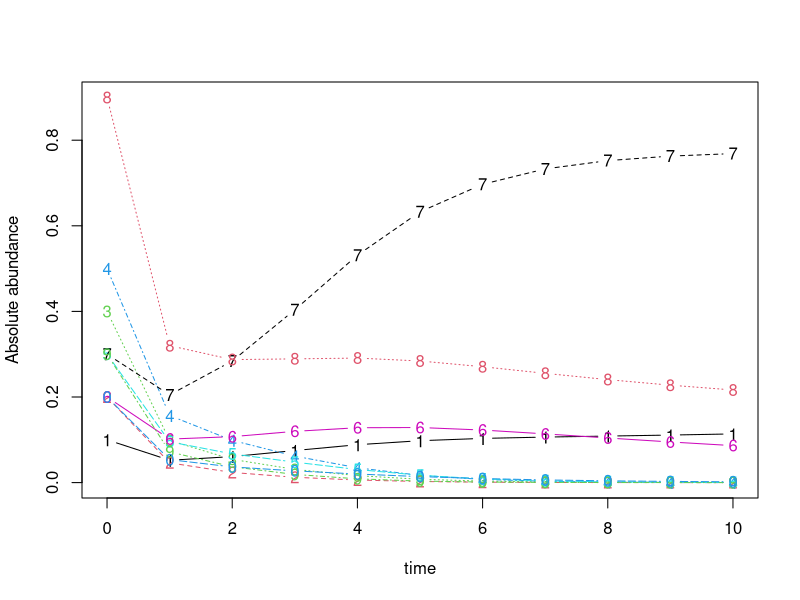

Source code (R):
library(deSolve)

#Define GLV with varying coefficient
glv <- function(t, x, params){
  with(as.list(params, c(x)),{
    dx <- alpha*x + x*(c0%*%x)+x*((ck1%*%x)%*%(ck2%*%x))
    list(dx)
  })
}

#Define integration method
n.integrate <- function(time, init.x, model, params){
  as.data.frame(lsoda(init.x, time, model, params))
}


#Define community size
N <- 10

#Define species intrinsic growth rate
alpha <- runif(N)

#Define the constant in species-species interation coefficient
c0 <- matrix(runif(N*N, min = -1, max = 0),nrow = N)
#Set species self interation to -0.5
for (i in 1:N) {
  for (j in 1:N) {
    if (i == j) {
      c0[i,j] <-  -0.5
    }
  }
}

#Define coefficient of linear term in species-species interation coefficient
ck1 <- sample(c(1),N,replace = TRUE)
ck2 <- runif(N, min = -1, max = 0.5)

#Define initial abundance between 0.1 and 1, to 1 decimal place
init.x <- floor(runif(N, min = 1, max = 10))/10

#Solve the ode
dat <- n.integrate(0:10, init.x, glv, list(alpha=alpha, c0=c0, ck1 = ck1, ck2 = ck2))

#Plot
matplot(x=dat$time, y=dat[,-1], typ='b', xlab='time', ylab='Absolute abundance')



###############################################################################
#Generate 2^N communities where species in each community (max possible N) are present or absent
###############################################################################

#Generate boolean mask of 2^N x N matrix
repeatBinaryNTimes <- rep(list(c(0,1)),N)
mask <- expand.grid(repeatBinaryNTimes)

#Loop through 2^N to apply each row in mask to initial abundance, solve ode, and retrieve final abundance
SSMatrix <- as.data.frame(matrix(nrow = 2^N, ncol = N))
colnm <- c(1:10)
colnames(SSMatrix) <- colnm
for (i in 1:2^N) {
  init <- init.x*mask[i,]
  init <- as.numeric(init)
  dat <- n.integrate(0:10, init, glv, list(alpha=alpha, c0=c0, ck1 = ck1, ck2 = ck2))
  SSMatrix[i,] <- dat[nrow(dat),2:(N+1)]
}
